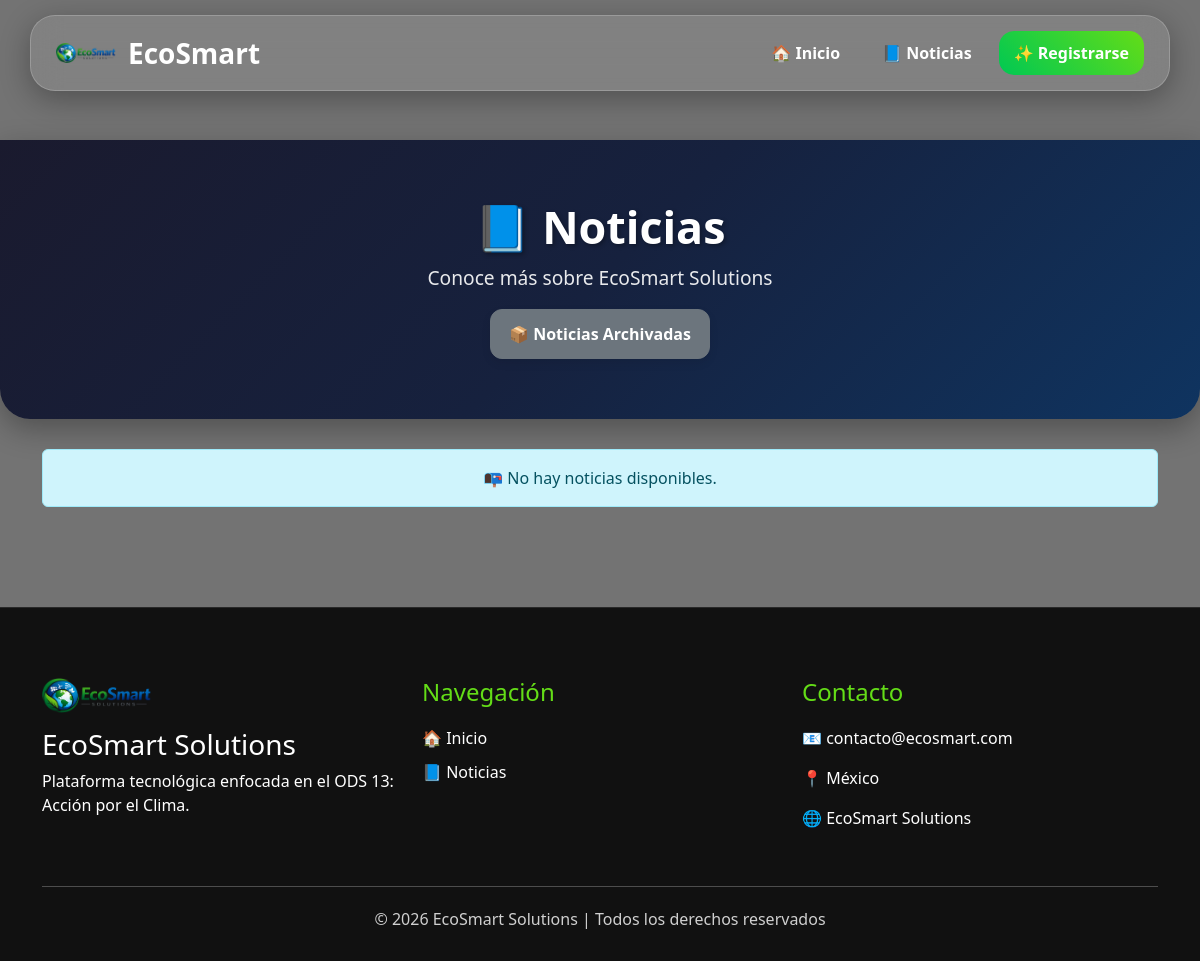
/noticias/Noticias.php, run on an earlier commit of the app's database.
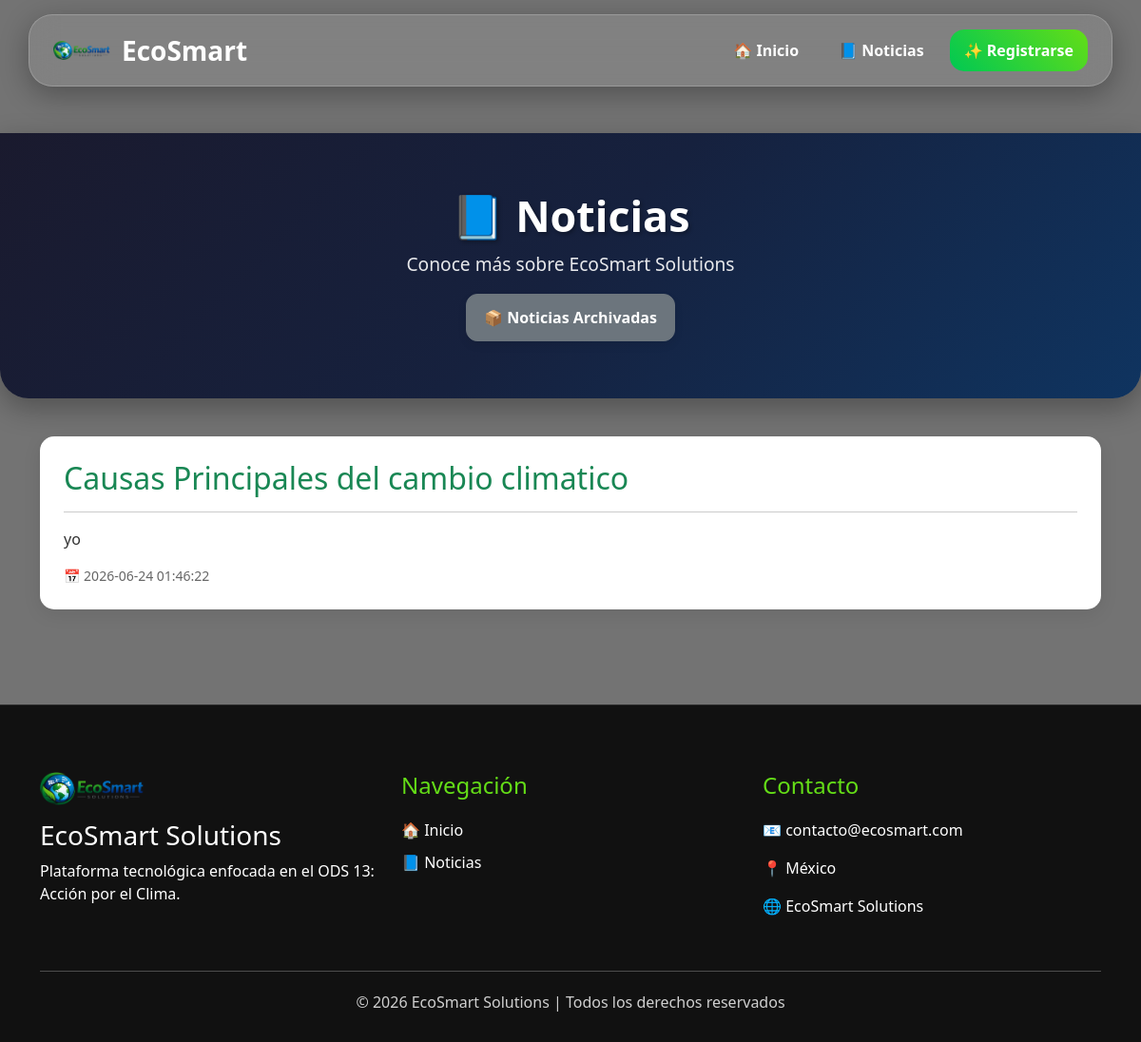
And on a later commit of the database.
### tables this page shows
CREATE TABLE `noticias` (
  `id` int(11) NOT NULL,
  `titulo` varchar(255) NOT NULL,
  `contenido` text NOT NULL,
  `imagen` varchar(255) DEFAULT NULL,
  `fecha` timestamp NOT NULL DEFAULT current_timestamp(),
  `estado` enum('activa','archivada') DEFAULT 'activa'
);

### noticias/Noticias.php (the view, shortened to what this page needs)
<?php
include __DIR__ . '/../config/conexion.php';
include __DIR__ . '/../includes/header.php';
include __DIR__ . '/../includes/navbar.php';
$noticias = mysqli_query(
    $conexion,
    "SELECT * FROM noticias
     WHERE estado='activa'
     ORDER BY fecha DESC"
);
$hayNoticias = mysqli_num_rows($noticias);
?>
<section class="page-header">
    <div class="container text-center">
        <h1>📘 Noticias</h1>
        <p>Conoce más sobre EcoSmart Solutions</p>
        <div class="d-flex gap-2 justify-content-center flex-wrap mt-3">
            <a href="noticias_archivadas.php" class="btn btn-secondary">
                📦 Noticias Archivadas
            </a>
        </div>
    </div>
</section>
<div class="container">
<?php if($hayNoticias > 0): ?>
    <?php while($n = mysqli_fetch_assoc($noticias)): ?>
        <div class="section-box">
            <h2><?= htmlspecialchars($n['titulo']) ?></h2>
            <hr>
            <p><?= nl2br(htmlspecialchars($n['contenido'])) ?></p>
            <small>📅 <?= $n['fecha'] ?></small>
        </div>
    <?php endwhile; ?>
<?php else: ?>
    <div class="alert alert-info text-center">
        📭 No hay noticias disponibles.
    </div>
<?php endif; ?>
</div>
<?php include __DIR__ . '/../includes/footer.php'; ?>

What changed in the data, as far as the page shows it:
added noticias: titulo "Causas Principales del cambio climatico", contenido "yo", fecha "2026-06-24 01:46:22"
Also different on the page:
text no longer shown: "📭 No hay noticias disponibles."
